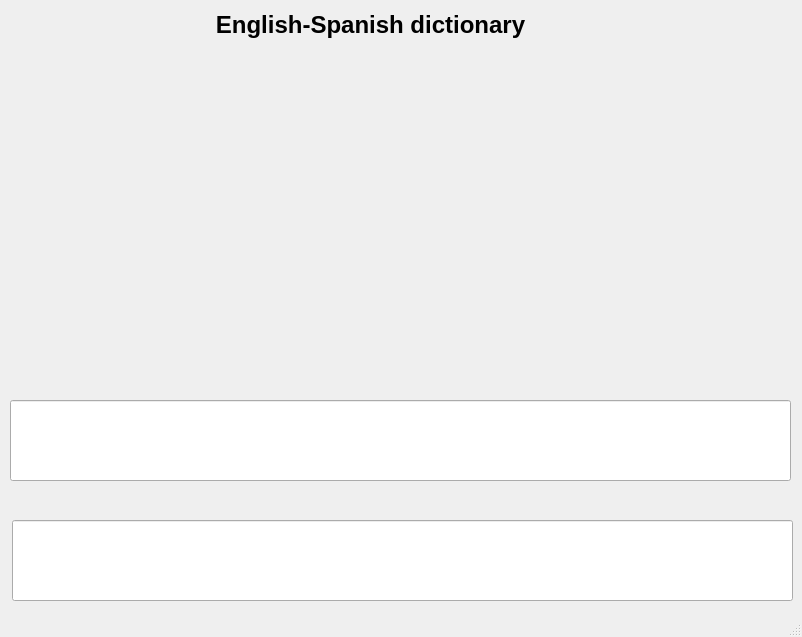
<?xml version="1.0" encoding="UTF-8"?>
<ui version="4.0">
 <class>MainWindow</class>
 <widget class="QMainWindow" name="MainWindow">
  <property name="windowModality">
   <enum>Qt::NonModal</enum>
  </property>
  <property name="geometry">
   <rect>
    <x>0</x>
    <y>0</y>
    <width>802</width>
    <height>637</height>
   </rect>
  </property>
  <property name="acceptDrops">
   <bool>true</bool>
  </property>
  <widget class="QWidget" name="centralwidget">
   <widget class="QLabel" name="label">
    <property name="geometry">
     <rect>
      <x>10</x>
      <y>50</y>
      <width>841</width>
      <height>321</height>
     </rect>
    </property>
    <property name="text">
     <string/>
    </property>
    <property name="pixmap">
     <pixmap>61oMNwMX3fL.png</pixmap>
    </property>
   </widget>
   <widget class="QLabel" name="label_2">
    <property name="geometry">
     <rect>
      <x>190</x>
      <y>10</y>
      <width>361</width>
      <height>31</height>
     </rect>
    </property>
    <property name="text">
     <string>&lt;html&gt;&lt;head/&gt;&lt;body&gt;&lt;p align=&quot;center&quot;&gt;&lt;span style=&quot; font-size:18pt; font-weight:600;&quot;&gt;English-Spanish dictionary&lt;/span&gt;&lt;/p&gt;&lt;/body&gt;&lt;/html&gt;</string>
    </property>
   </widget>
   <widget class="QLineEdit" name="inputLineEdit">
    <property name="geometry">
     <rect>
      <x>10</x>
      <y>400</y>
      <width>781</width>
      <height>81</height>
     </rect>
    </property>
    <property name="font">
     <font>
      <pointsize>16</pointsize>
      <weight>75</weight>
      <bold>true</bold>
     </font>
    </property>
   </widget>
   <widget class="QLineEdit" name="outputTextEdit">
    <property name="geometry">
     <rect>
      <x>12</x>
      <y>520</y>
      <width>781</width>
      <height>81</height>
     </rect>
    </property>
    <property name="font">
     <font>
      <pointsize>16</pointsize>
      <weight>75</weight>
      <bold>true</bold>
     </font>
    </property>
   </widget>
  </widget>
  <widget class="QStatusBar" name="statusbar"/>
 </widget>
 <resources/>
 <connections/>
</ui>
